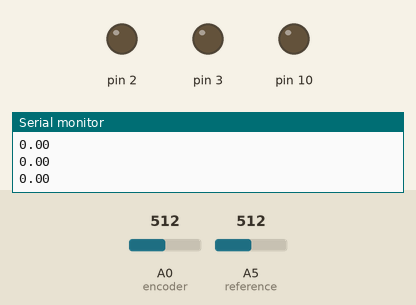
Simulated run of this sketch. Board: Arduino Uno, built with avr-gcc and run on an emulated ATmega328P. Parts: output pins drawn as LEDs (lit = HIGH), the last lines printed to the serial monitor. The inputs (shaded band) are chosen by the test bench; at power-on: A0 (encoder) = 512, A5 (reference) = 512.

Above: at 1.2 s.
1.3 s: A0 (encoder) set to 535
At 1.9 s:
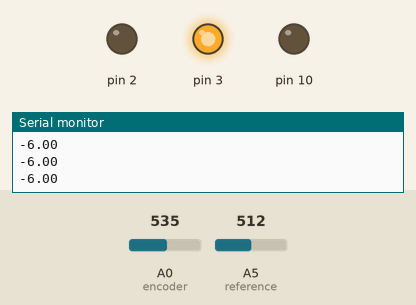
2.8 s: A5 (reference) set to 535
4.3 s: A5 (reference) set to 566
At 5.5 s:
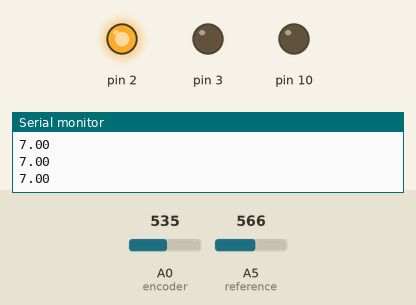
5.8 s: A5 (reference) set to 536
7.3 s: A5 (reference) set to 513
At 7.9 s:
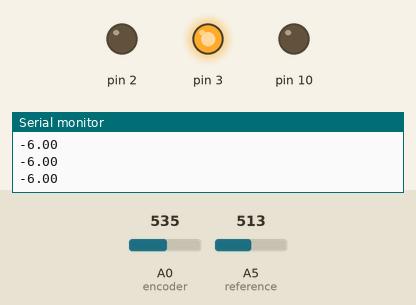
8.8 s: A5 (reference) set to 716
At 10.2 s:
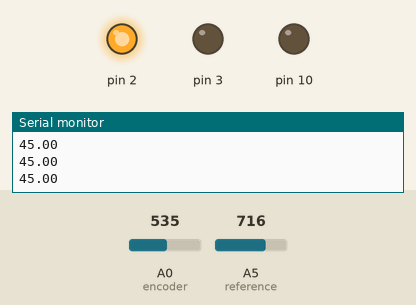
Timing chart, 0 to 11.3 s (numbered marks = the images above; inputs shaded):
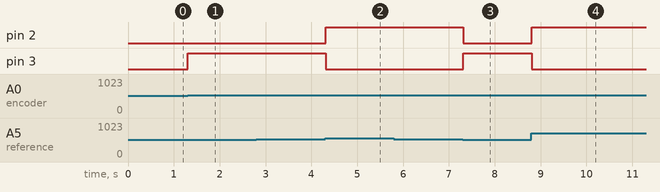

Measured:
- the behaviour switches between 526 and 527 on A0 (encoder) (found by bisection; images 0 and 1)
- the behaviour switches between 549 and 550 on A5 (reference) (found by bisection; images 1 and 2)
- the behaviour switches between 521 and 520 on A5 (reference) (found by bisection; images 2 and 3)
- after the input at 1.3 s, pin 3: LOW → HIGH at once
- after the input at 4.3 s, pin 2: LOW → HIGH at once; pin 3: HIGH → LOW at once
- after the input at 7.3 s, pin 2: HIGH → LOW at once; pin 3: LOW → HIGH at once
- after the input at 8.8 s, pin 2: LOW → HIGH at once; pin 3: HIGH → LOW at once

The sketch:

fridatbe_oblig6_opg2.ino
```cpp
// some useful consts
const int DUTY_MAX = 255;
const int ENCODER_MAX = 1024;
const int SLACK = 15;

// TODO: define pins as consts
int reference = A5;
int encoder = A0;
int enable = 10;

// some useful variables
double errorSum = 0;
double errorLast = 0;

// TODO: define other relevant variable(s)
int periode = 100;

// Default PID gains
double Kp = 1.0;
double Ki = 0.00;
double Kd = 0.0;

void setup() {
  // TODO: set up pins here
  pinMode(10, OUTPUT);
  pinMode(2, OUTPUT);
  pinMode(3, OUTPUT);
  pinMode(reference, INPUT);
  pinMode(encoder, INPUT);


  Serial.begin(9600); // start the serial connection
}

void loop() {
  readPidGainsFromProcessing(); // read PID gains from Processing

  // TODO: read target position from the reference potentiometer
  int targetPos = analogRead(reference); // REPLACE
  // Serial.println("targetpos:");
  // Serial.println(targetPos);
  // TODO: read motor position from the "encoder" potentiometer
  int motorPos = analogRead(encoder); // REPLACE
  // Serial.println("motorpos");
  // Serial.println(motorPos);

  motorController(targetPos, motorPos);
}

// Function to read the PID gains from the Processing code
void readPidGainsFromProcessing() {
  if (Serial.available()) {
    String inputValue = Serial.readString();
    char type = inputValue.charAt(0);
    double gain = inputValue.substring(inputValue.indexOf(' '), inputValue.length()).toDouble();
    switch (type) {
      case 'p':
        Kp = gain;
        break;
      case 'i':
        Ki = gain;
        errorSum = 0;
        break;
      case 'd':
        Kd = gain;
        break;
    }
  }
}

// Function that implements motor control
void motorController(int targetPos, int currentPos) {

  double error = targetPos - currentPos;

  // if error is less than the encoder slack, do not actuate the motor
  if(error < SLACK && error > 0 - SLACK){
    pwm(0);
    errorSum = 0;
    return;
  }

  // TODO: update errorSum
  errorSum += error; // REPLACE

  double command = pidController(Kp, Ki, Kd, error, errorSum, errorLast); // call PID controller

  // integrator anti-windup (do not accumulate sum of errors when output is saturated)
  if(command > ENCODER_MAX){
    command = ENCODER_MAX;
    errorSum = errorSum - error;
  } else if(command < -ENCODER_MAX){
    command = -ENCODER_MAX;
    errorSum = errorSum - error;
  }

  int dutyCycle = map(command, -ENCODER_MAX, ENCODER_MAX, -DUTY_MAX, DUTY_MAX); // map command to duty cycle

  pwm(dutyCycle);

  // TODO: update errorLast
  errorLast = error; // REPLACE
}

// Function that implements a PID controller
double pidController(double Kp, double Ki, double Kd, double error, double errorSum, double errorLast) {
  double P = Kp * error;
  double I = Ki * errorSum;
  double D = Kd * errorLast;
  double out = P + I + D;
  // TODO: implement the PID controller using the variables Kp, Ki, Kd, error, errorSum and errorLast
  //       hint 1: the integral component operates on the sum of errors (errorSum)
  //       hint 2: the derivative component operates on the error from the previous loop (errorLast)
  return out; // REPLACE
}
int duty;
unsigned long previous_time = micros();
// Function that implements PWM
void pwm(double dutyCycle){
  Serial.println(dutyCycle);

  if(dutyCycle > 0){ //negativ er mot klokka
    digitalWrite(3, LOW);
    digitalWrite(2, HIGH);
  }
  else if (dutyCycle < 0) {
    digitalWrite(3, HIGH);
    digitalWrite(2, LOW);
  }

  unsigned long mappedVal = map(abs(dutyCycle), 0, DUTY_MAX, 0, 100);
  unsigned long onPeriod = mappedVal/100;
  if(micros() % periode < onPeriod*periode){
    digitalWrite(10, HIGH);
  }
  else if(micros() % periode <= periode){
    digitalWrite(10, LOW);
  }
}
```
